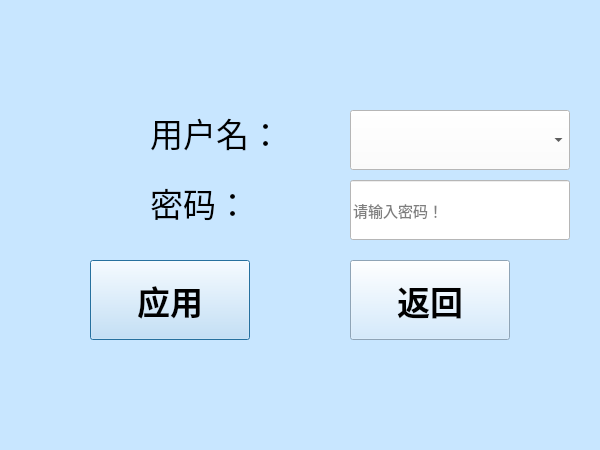
<?xml version="1.0" encoding="UTF-8"?>
<ui version="4.0">
 <class>UserAdmini</class>
 <widget class="QDialog" name="UserAdmini">
  <property name="geometry">
   <rect>
    <x>0</x>
    <y>0</y>
    <width>600</width>
    <height>450</height>
   </rect>
  </property>
  <property name="windowTitle">
   <string>UserAdmini</string>
  </property>
  <property name="windowIcon">
   <iconset>
    <normaloff>myfile/images/people.jpg</normaloff>myfile/images/people.jpg</iconset>
  </property>
  <property name="styleSheet">
   <string notr="true">background-color: rgb(200, 230, 255);</string>
  </property>
  <widget class="QPushButton" name="OK">
   <property name="geometry">
    <rect>
     <x>90</x>
     <y>260</y>
     <width>160</width>
     <height>80</height>
    </rect>
   </property>
   <property name="font">
    <font>
     <pointsize>25</pointsize>
     <weight>75</weight>
     <italic>false</italic>
     <bold>true</bold>
    </font>
   </property>
   <property name="text">
    <string>应用</string>
   </property>
   <property name="icon">
    <iconset>
     <normaloff>myfile/images/Mabe/arrow-right-circle.jpg</normaloff>myfile/images/Mabe/arrow-right-circle.jpg</iconset>
   </property>
   <property name="iconSize">
    <size>
     <width>46</width>
     <height>46</height>
    </size>
   </property>
  </widget>
  <widget class="QComboBox" name="userNameLEd">
   <property name="geometry">
    <rect>
     <x>350</x>
     <y>110</y>
     <width>220</width>
     <height>60</height>
    </rect>
   </property>
   <property name="font">
    <font>
     <pointsize>25</pointsize>
    </font>
   </property>
   <property name="styleSheet">
    <string notr="true">background-color: rgb(255, 255, 255);</string>
   </property>
  </widget>
  <widget class="QLineEdit" name="lineEdit">
   <property name="geometry">
    <rect>
     <x>350</x>
     <y>180</y>
     <width>220</width>
     <height>60</height>
    </rect>
   </property>
   <property name="font">
    <font>
     <pointsize>11</pointsize>
    </font>
   </property>
   <property name="styleSheet">
    <string notr="true">background-color: rgb(255, 255, 255);</string>
   </property>
   <property name="text">
    <string/>
   </property>
   <property name="placeholderText">
    <string>请输入密码！</string>
   </property>
  </widget>
  <widget class="QPushButton" name="EX">
   <property name="geometry">
    <rect>
     <x>350</x>
     <y>260</y>
     <width>160</width>
     <height>80</height>
    </rect>
   </property>
   <property name="font">
    <font>
     <pointsize>25</pointsize>
     <weight>75</weight>
     <italic>false</italic>
     <bold>true</bold>
    </font>
   </property>
   <property name="text">
    <string>返回</string>
   </property>
   <property name="icon">
    <iconset>
     <normaloff>myfile/images/Mabe/arrow-left-circle.jpg</normaloff>myfile/images/Mabe/arrow-left-circle.jpg</iconset>
   </property>
   <property name="iconSize">
    <size>
     <width>46</width>
     <height>46</height>
    </size>
   </property>
  </widget>
  <widget class="QLabel" name="pwdLbl">
   <property name="geometry">
    <rect>
     <x>150</x>
     <y>180</y>
     <width>180</width>
     <height>45</height>
    </rect>
   </property>
   <property name="font">
    <font>
     <pointsize>25</pointsize>
    </font>
   </property>
   <property name="text">
    <string>密码：</string>
   </property>
  </widget>
  <widget class="QLabel" name="zzz">
   <property name="geometry">
    <rect>
     <x>150</x>
     <y>110</y>
     <width>180</width>
     <height>45</height>
    </rect>
   </property>
   <property name="font">
    <font>
     <pointsize>25</pointsize>
    </font>
   </property>
   <property name="text">
    <string>用户名：</string>
   </property>
  </widget>
  <widget class="QLabel" name="label">
   <property name="geometry">
    <rect>
     <x>20</x>
     <y>120</y>
     <width>120</width>
     <height>120</height>
    </rect>
   </property>
   <property name="text">
    <string/>
   </property>
   <property name="pixmap">
    <pixmap>myfile/images/people.jpg</pixmap>
   </property>
   <property name="scaledContents">
    <bool>true</bool>
   </property>
  </widget>
 </widget>
 <layoutdefault spacing="6" margin="11"/>
 <resources/>
 <connections/>
</ui>
